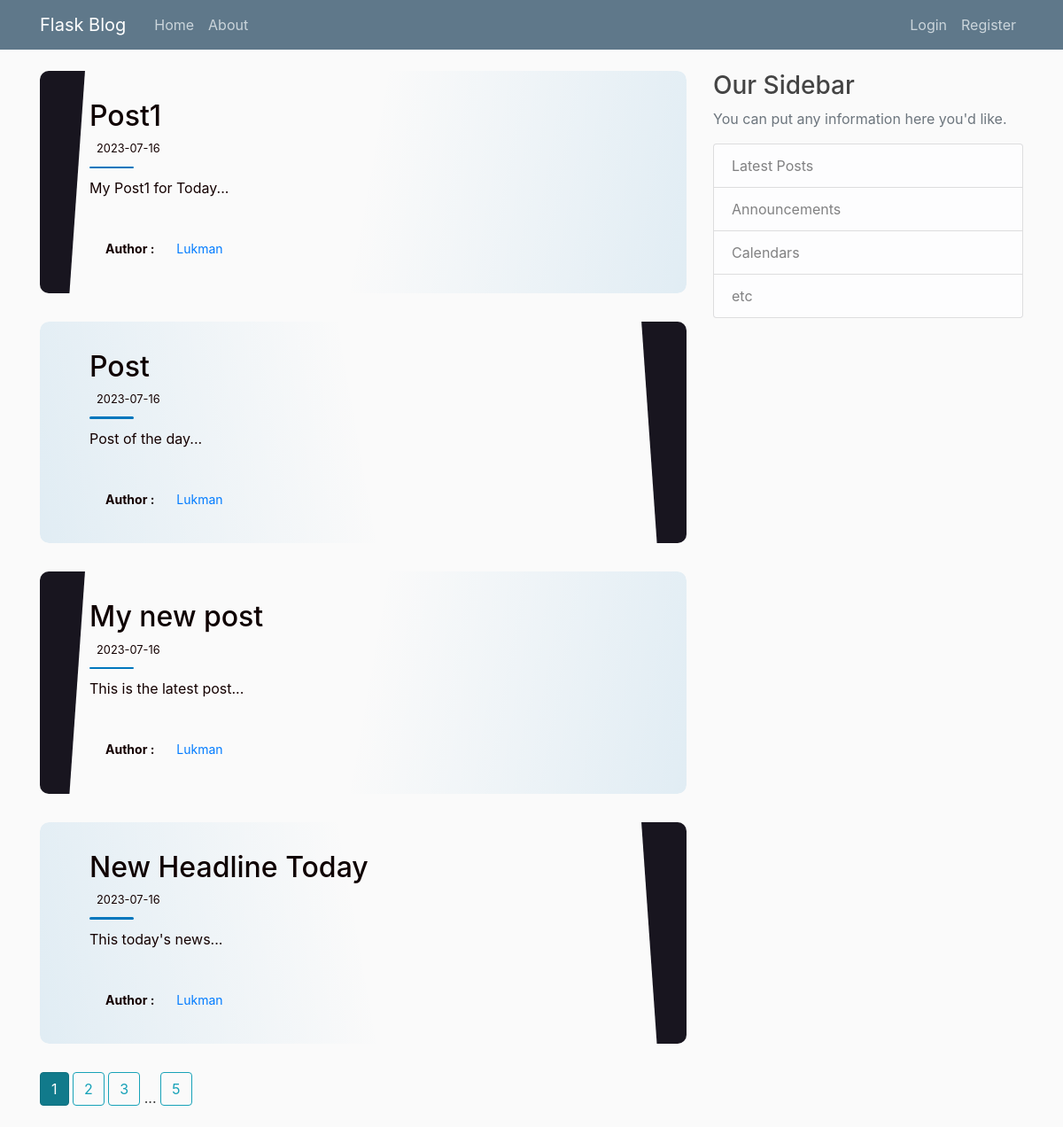
Page /home on the earlier database version.
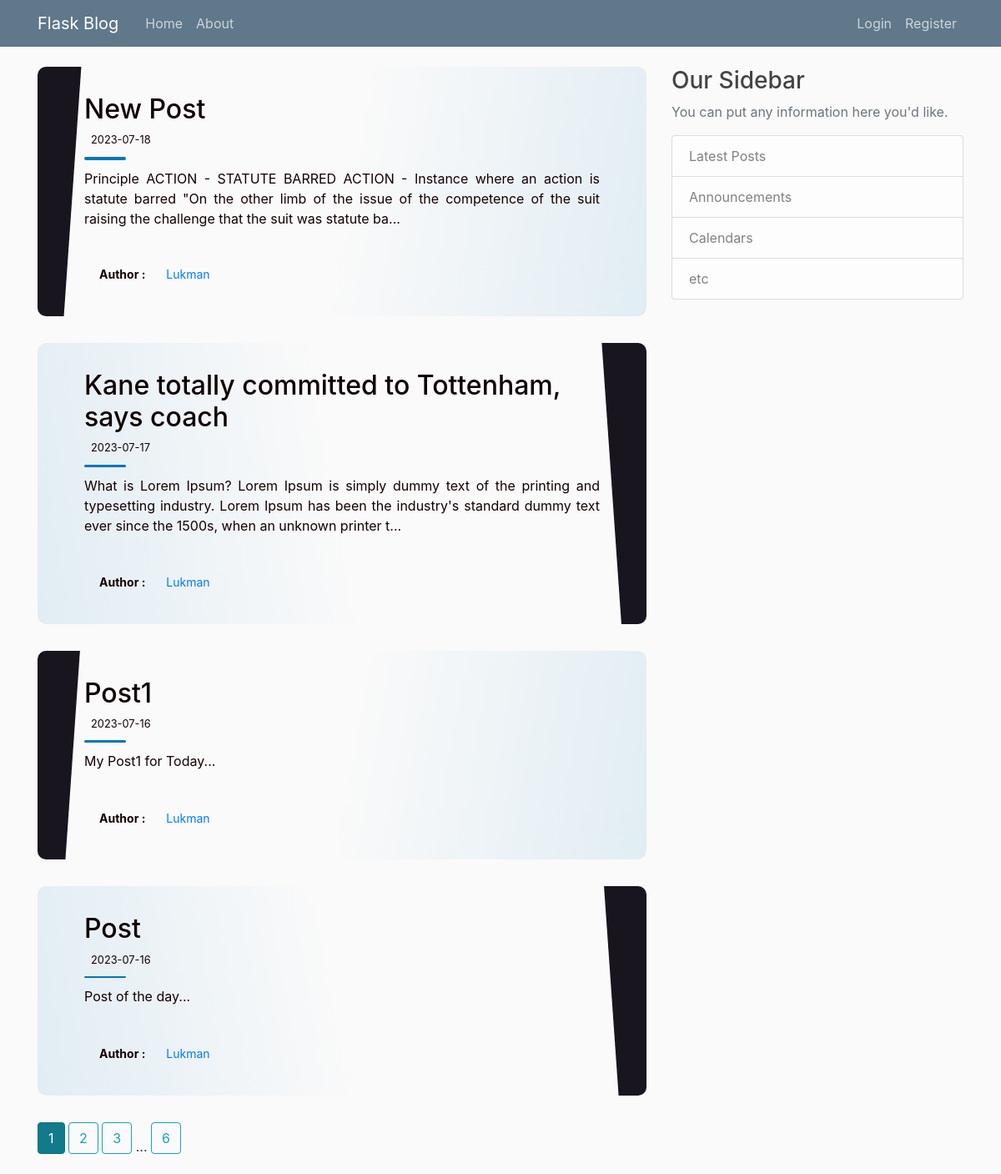
Same page on the later database version.
### flaskblog/models.py (models this page shows, shortened)
class Post(db.Model):
    id = db.Column(db.Integer, primary_key=True)
    title = db.Column(db.String(100), nullable=False)
    date_posted = db.Column(db.DateTime, nullable=False, default=datetime.utcnow)
    content = db.Column(db.Text, nullable=False)
    user_id = db.Column(db.Integer, db.ForeignKey('user.id'), nullable=False)

class User(db.Model, UserMixin):
    id = db.Column(db.Integer, primary_key=True)
    username = db.Column(db.String(20), unique=True, nullable=False)
    email = db.Column(db.String(120), unique=True, nullable=False)
    image_file = db.Column(db.String(20), nullable=False, default='default.jpg')
    password = db.Column(db.String(60), nullable=False)
    posts = db.relationship('Post', backref='author', lazy=True)

### flaskblog/main/routes.py (the view)
@main.route('/')
@main.route('/home')
def home():
    page = request.args.get('page', 1, type=int)
    posts= Post.query.order_by(Post.date_posted.desc()).paginate(page=page, per_page=4)#number of post per page
    return render_template('home.html', posts=posts, title='Home Page')

### flaskblog/templates/home.html (shortened to what this page needs)
{% extends 'layout.html' %}
{% block content %}
  {% for post in posts.items %}
		<article class="postcard dark blue">
			<div class="postcard__text">
                <h2><a href="{{ url_for('posts.post', post_id=post.id) }}" class="article-title">{{ post.title }}</a></h2>
				<div class="postcard__subtitle small">
					<time datetime="2020-05-25 12:00:00">
						{{ post.date_posted.strftime('%Y-%m-%d') }}
					</time>
				</div>
				<div class="postcard__bar"></div>
				<div class="postcard__preview-txt"><p class="article-content">{{ post.content[:200] }}...</p></div>
				<ul class="postcard__tagbox">
					<li class="tag__item"><b>Author :</b> </li>
					<li class="tag__item play blue">
            <a href="{{ url_for('posts.user_posts', username=post.author.username) }}" class="mr-2">{{ post.author.username }}</a>
					</li>
				</ul>
			</div>
		</article>
  {% endfor %}
  <div class="pagination-container">
    {% for page_num in posts.iter_pages(left_edge=1, right_edge=1, left_current=1, right_current=2) %}
      {% if page_num %}
        {% if posts.page == page_num %}
          <a class="btn btn-info mb-4 active" href="{{ url_for('main.home', page=page_num) }}">{{ page_num }}</a>
        {% else %}
          <a class="btn btn-outline-info mb-4" href="{{ url_for('main.home', page=page_num) }}">{{ page_num }}</a>
        {% endif %}
      {% else %}
        <span class="dots">...</span>
      {% endif %}
    {% endfor %}
  </div>
{% endblock %}

Differences in the rows shown:
no longer on this page (row unchanged): Post: title "My new post", date_posted "2023-07-16", content "This is the latest post", author.username "Lukman"
no longer on this page (row unchanged): Post: title "New Headline Today", date_posted "2023-07-16", content "This today's news", author.username "Lukman"
added Post: title "New Post", date_posted "2023-07-18", content "Principle ACTION - STATUTE BARRED ACTION - Instance where an action is statute barred \"On the other limb of the issue of the competence of the suit raising the challenge that the suit was statute ba", author.username "Lukman"
added Post: title "Kane totally committed to Tottenham, says coach", date_posted "2023-07-17", content "What is Lorem Ipsum? Lorem Ipsum is simply dummy text of the printing and typesetting industry. Lorem Ipsum has been the industry's standard dummy text ever since the 1500s, when an unknown printer t", author.username "Lukman"
Other differences:
new list line: "6"
list line gone: "5"
